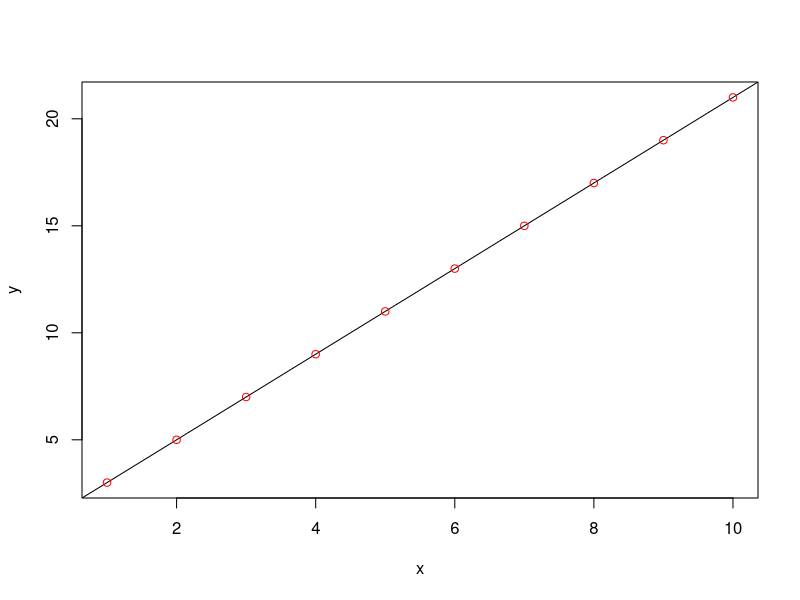

Write R code to recreate this figure.
x<-1:10
y<-c(3,5,7,9,11,13,15,17,19,21)
model<-lm(y~x)
cat("Coefficient:\n")
print(model$coefficients)
print(summary(model)$r.squared)
cat("\nR_squared: \n")
new_x<-11:15
new_y<-predict(model,data.frame(x=new_x))
print(new_y)
plot(x,y,abline(model),col="red")